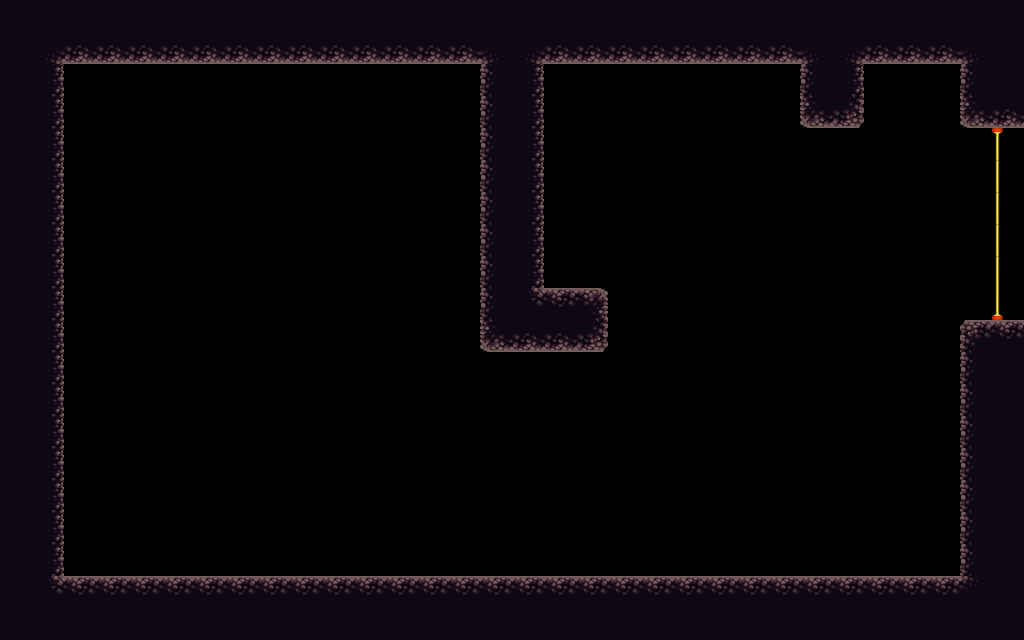

Tiled map render using the project's own tile images. Description and the map definition, with tile-layer contents summarised, below:
An orthogonal 32x20 tile map with 32x32 px tiles, 3 tile layers (red, green, blue), 2 tilesets and 3 objects.

<map version="1.0" orientation="orthogonal" renderorder="right-down" width="32" height="20" tilewidth="32" tileheight="32">
 <tileset firstgid="1" name="asd" tilewidth="32" tileheight="32">
  <image source="../blox.png" width="64" height="32" />
 </tileset>
 <tileset firstgid="3" name="platformertiles" tilewidth="32" tileheight="32">
  <image source="../platformertiles.png" width="256" height="96" />
 </tileset>
 <layer name="red" width="32" height="20">
  <data>[640 cells, 206 non-empty, 13 distinct tile ids]</data>
 </layer>
 <layer name="green" width="32" height="20">
  <data>[640 cells, 6 non-empty, 3 distinct tile ids]</data>
 </layer>
 <layer name="blue" width="32" height="20">
  <data>[640 cells, 0 non-empty, 0 distinct tile ids]</data>
 </layer>
 <objectgroup name="crystals">
  <object x="676" y="159">
   <ellipse />
  </object>
  <object x="719" y="460">
   <ellipse />
  </object>
 </objectgroup>
 <objectgroup name="player">
  <object x="335" y="181">
   <ellipse />
  </object>
 </objectgroup>
</map>
